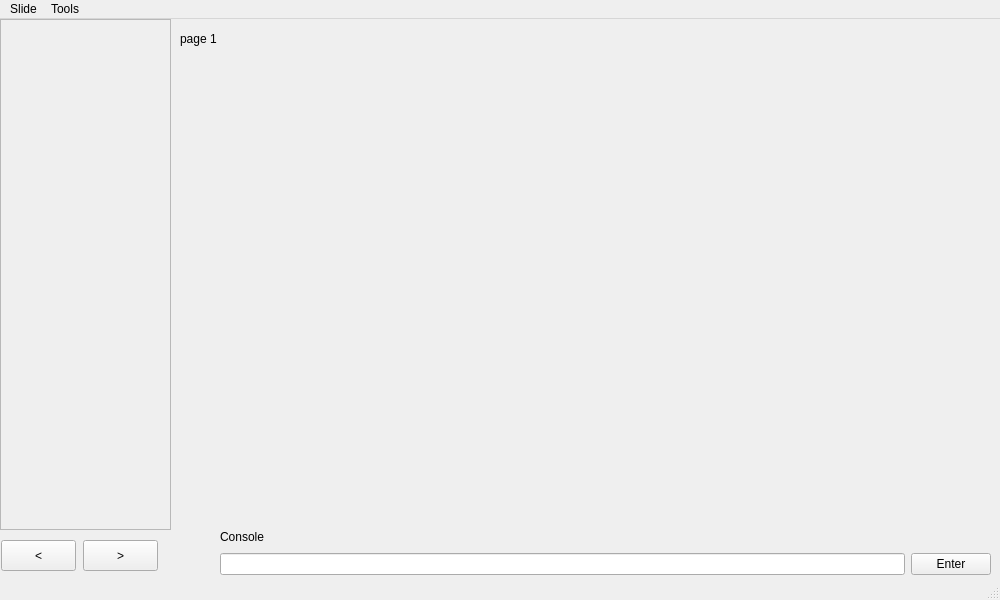
<?xml version="1.0" encoding="UTF-8"?>
<ui version="4.0">
 <class>MainWindow</class>
 <widget class="QMainWindow" name="MainWindow">
  <property name="geometry">
   <rect>
    <x>0</x>
    <y>0</y>
    <width>1000</width>
    <height>600</height>
   </rect>
  </property>
  <property name="windowTitle">
   <string>MainWindow</string>
  </property>
  <widget class="QWidget" name="centralwidget">
   <widget class="QLabel" name="consoleText">
    <property name="geometry">
     <rect>
      <x>220</x>
      <y>510</y>
      <width>51</width>
      <height>16</height>
     </rect>
    </property>
    <property name="text">
     <string>Console</string>
    </property>
   </widget>
   <widget class="QStackedWidget" name="slidesStackedWidget">
    <property name="geometry">
     <rect>
      <x>180</x>
      <y>10</y>
      <width>801</width>
      <height>461</height>
     </rect>
    </property>
    <property name="currentIndex">
     <number>0</number>
    </property>
    <widget class="QWidget" name="page">
     <widget class="QLabel" name="label_2">
      <property name="geometry">
       <rect>
        <x>0</x>
        <y>0</y>
        <width>63</width>
        <height>20</height>
       </rect>
      </property>
      <property name="text">
       <string>page 1</string>
      </property>
     </widget>
    </widget>
   </widget>
   <widget class="QWidget" name="layoutWidget">
    <property name="geometry">
     <rect>
      <x>220</x>
      <y>530</y>
      <width>771</width>
      <height>31</height>
     </rect>
    </property>
    <layout class="QHBoxLayout" name="horizontalLayout">
     <item>
      <widget class="QLineEdit" name="consoleCommandsLog">
       <property name="text">
        <string/>
       </property>
      </widget>
     </item>
     <item>
      <widget class="QPushButton" name="enterButton">
       <property name="text">
        <string>Enter</string>
       </property>
      </widget>
     </item>
    </layout>
   </widget>
   <widget class="QWidget" name="layoutWidget">
    <property name="geometry">
     <rect>
      <x>0</x>
      <y>520</y>
      <width>159</width>
      <height>33</height>
     </rect>
    </property>
    <layout class="QHBoxLayout" name="horizontalLayout_2">
     <item>
      <widget class="QToolButton" name="toolButton_prev">
       <property name="minimumSize">
        <size>
         <width>75</width>
         <height>31</height>
        </size>
       </property>
       <property name="text">
        <string>&lt;</string>
       </property>
      </widget>
     </item>
     <item>
      <widget class="QToolButton" name="toolButton_next">
       <property name="minimumSize">
        <size>
         <width>75</width>
         <height>31</height>
        </size>
       </property>
       <property name="text">
        <string>&gt;</string>
       </property>
      </widget>
     </item>
    </layout>
   </widget>
   <widget class="QScrollArea" name="scrollArea">
    <property name="geometry">
     <rect>
      <x>0</x>
      <y>0</y>
      <width>171</width>
      <height>511</height>
     </rect>
    </property>
    <property name="widgetResizable">
     <bool>true</bool>
    </property>
    <widget class="QWidget" name="scrollAreaWidgetContents">
     <property name="geometry">
      <rect>
       <x>0</x>
       <y>0</y>
       <width>169</width>
       <height>509</height>
      </rect>
     </property>
    </widget>
   </widget>
  </widget>
  <widget class="QMenuBar" name="menubar">
   <property name="geometry">
    <rect>
     <x>0</x>
     <y>0</y>
     <width>1000</width>
     <height>26</height>
    </rect>
   </property>
   <widget class="QMenu" name="menuFile">
    <property name="title">
     <string>Slide</string>
    </property>
    <addaction name="actionNew"/>
   </widget>
   <widget class="QMenu" name="menuTools">
    <property name="title">
     <string>Tools</string>
    </property>
    <addaction name="actionRectangle"/>
    <addaction name="actionCircle"/>
   </widget>
   <addaction name="menuFile"/>
   <addaction name="menuTools"/>
  </widget>
  <widget class="QStatusBar" name="statusbar"/>
  <action name="actionNew">
   <property name="text">
    <string>New</string>
   </property>
  </action>
  <action name="actionRectangle">
   <property name="text">
    <string>Rectangle</string>
   </property>
  </action>
  <action name="actionCircle">
   <property name="text">
    <string>Circle</string>
   </property>
  </action>
 </widget>
 <resources/>
 <connections/>
</ui>
